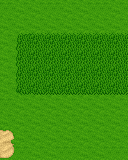

A level layout from a 2D game, rendered from its tile map. Below: a short description, then the map file with its tile-grid data intact:
An orthogonal 8x10 tile map with 16x16 px tiles, 3 tile layers (floor, objects, sky).

<map version="1.0" tiledversion="1.1.0" orientation="orthogonal" renderorder="right-down" width="8" height="10" tilewidth="16" tileheight="16" infinite="0" nextobjectid="1">
 <tileset firstgid="1" name="map" tilewidth="16" tileheight="16" tilecount="480" columns="30">
  <image source="map.png" width="480" height="256" />
 </tileset>
 <layer name="floor" width="8" height="10">
  <data encoding="csv">
331,332,333,331,332,333,331,332,
241,242,243,241,242,243,241,242,
271,274,275,275,275,275,275,275,
241,304,305,305,305,305,305,305,
271,304,305,305,305,305,305,305,
301,334,335,335,335,335,335,335,
331,241,242,243,241,242,243,241,
333,271,272,273,271,272,273,271,
42,301,302,303,301,302,303,301,
102,331,332,333,331,332,333,331
</data>
 </layer>
 <layer name="objects" width="8" height="10">
  <data encoding="csv">
0,0,0,0,0,0,0,0,
0,0,0,0,0,0,0,0,
0,0,0,0,0,0,0,0,
0,0,0,0,0,0,0,0,
0,0,0,0,0,0,0,0,
0,0,0,0,0,0,0,0,
0,0,0,0,0,0,0,0,
0,0,0,0,0,0,0,0,
0,0,0,0,0,0,0,0,
0,0,0,0,0,0,0,0
</data>
 </layer>
 <layer name="sky" width="8" height="10">
  <data encoding="csv">
0,0,0,0,0,0,0,0,
0,0,0,0,0,0,0,0,
0,0,0,0,0,0,0,0,
0,0,0,0,0,0,0,0,
0,0,0,0,0,0,0,0,
0,0,0,0,0,0,0,0,
0,0,0,0,0,0,0,0,
0,0,0,0,0,0,0,0,
0,0,0,0,0,0,0,0,
0,0,0,0,0,0,0,0
</data>
 </layer>
</map>